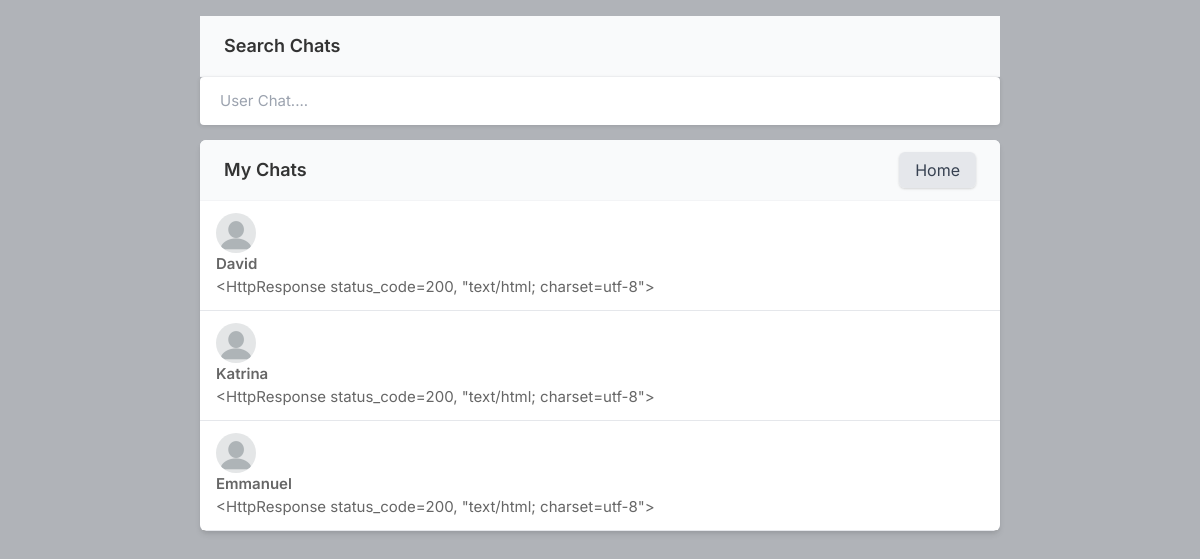
The page /view_chats (signed in) on the database its author committed.
### App/models.py (models this page shows)
class Profile(models.Model):
    user = models.ForeignKey(User, on_delete=models.CASCADE)
    id_user = models.IntegerField()
    nickname =models.CharField(max_length=500,blank=True)
    bio = models.TextField(max_length=500, blank=True)
    faculty = models.CharField(max_length=500, blank=True)
    profileimage = models.ImageField(upload_to='profileImage', default='blank.png')
    is_verified = models.BooleanField(default=False)
    def __str__(self):
        return self.user.username

### App/views.py (the view)
# urls.py: path("view_chats", views.view_chats, name="view_chats"),
def view_chats(request):
    users = Profile.objects.exclude(user=request.user)
    user = request.user
    for user_id in users:
        user_id =  user_id.id_user
        messages = Message.objects.filter(Q(senderId = user_id)|Q(receiverId = user_id))
        messages = HttpResponse(messages)
        print(messages)
    return render(request, 'view_chats.html', {'users': users, 'messages':messages})

### App/models.py (called while the page is built)
    def __str__(self):
        return str(self.message)

### templates/view_chats.html (shortened to what this page needs)
{% load static %}
<html lang="en">
<head>
    <link rel="stylesheet" href="{% static 'assets/css/icons.css' %}">
    <link rel="stylesheet" href="{% static 'assets/css/uikit.css' %}">
    <link rel="stylesheet" href="{% static 'assets/css/style.css' %}">
    <link rel="stylesheet" href="{% static 'font-awesome3/css/all.css' %}">
    <link rel="stylesheet" href="{% static 'assets/css/tailwind.css' %}">
    <link rel="stylesheet" href="{% static 'font-awesome3/css/all.css' %}">
</head>
<body>
    <div class="lg:w-8/12 m-auto mt-4">
        <div class="bg-gray-50  border-b border-gray-100 flex items-baseline justify-between py-4 px-6 ">
            <h4 class="font-semibold text-lg">Search Chats</h4>
        </div>
        <form action="search_chats" method="POST">
            <div class="left-side">
                <div style="display: flex;">
                    <input type="text" required name="user_chat" placeholder="User Chat....">
                </div>
            </div>
        </form>
        <div class="bg-white  shadow-md rounded-md overflow-hidden">
            <div class="bg-gray-50  border-b border-gray-100 flex items-baseline justify-between py-4 px-6 ">
                <h2 class="font-semibold text-lg">My Chats</h2>
                <a href="/"> <span class="btn btn-danger">Home</span></a>
            </div>
            {% for user in users reversed %}
            <div class="divide-gray-300 divide-gray-50 divide-opacity-50 divide-y px-4 ">
                <div class="flex items-center justify-between py-3">
                    <div class="flex flex-1 items-center space-x-4">
                        <div class="flex flex-col">
                            <a href="chat/{{user.id_user}}">
                                <img src="{{user.profileimage.url}}" class="bg-gray-200 rounded-full w-10 h-10">
                            </a>
                            <span class="block capitalize font-semibold"><a href="profile/{{user}}">{{user}}</a>
                            </span>
                            {{messages}}
                        </div>
                    </div>
                </div>
            </div>
            <hr style="background-color: black;">
            {% endfor %}
        </div>
    </div>
</body>
</html>

### static/assets/css/style.css (style rules this page uses)
body { background-color: #B0B3B8!important; }
input { height: 48px; line-height: 48px; padding: 0 20px; outline: none; font-size: 15px; color: #808080; max-width: 100%; width: 100%; -webkit-box-sizing: border-box; box-sizing: border-box; display: block; font-weight: 400; opacity: 1; border-radius: 4px; border: none; -webkit-box-shadow: 0 1px 4px 0px rgba(0, 0, 0, 0.12); box-shadow: 0 1px 4px 0px rgba(0, 0, 0, 0.12); }
input[type="text"], input[type="password"], input[type="email"], input[type="number"] { height: 48px; line-height: 48px; padding: 0 20px; outline: none; font-size: 15px; color: #808080; max-width: 100%; width: 100%; -webkit-box-sizing: border-box; box-sizing: border-box; display: block; font-weight: 400; opacity: 1; border-radius: 4px; border: none; -webkit-box-shadow: 0 1px 4px 0px rgba(0, 0, 0, 0.12); box-shadow: 0 1px 4px 0px rgba(0, 0, 0, 0.12); }
input { -webkit-transition: all 0.1s ease-in-out; transition: all 0.1s ease-in-out; }
::placeholder { color: #808080; opacity: 1; }
a { color: #be185d; -webkit-transition: 0.3s; transition: 0.3s; outline: none !important; }
img { max-width: 100%; }
body { color: #666; font-size: 15px; line-height: 27px; background-color: #f0f2f5; font-family: "Inter", sans-serif; text-transform: none; }
h1, h2, h3, h4, h5, h6 { font-family: "Inter", sans-serif; text-transform: none; }
input[type="text"], input[type="password"], input[type="email"] { font-family: "Inter", sans-serif; text-transform: none; }
h1, h2, h3, h4, h5, h6 { color: #333; font-weight: 500; margin: 0; padding: 0; }
h2 { font-size: 26px; }
h4 { font-size: 15px; }

### rows shown on the page
Profile: profileimage (placeholder picture), user.username "David", messages "<HttpResponse status_code=200, \"text/html; charset=utf-8\">"
Profile: profileimage (placeholder picture), user.username "Katrina", messages "<HttpResponse status_code=200, \"text/html; charset=utf-8\">"
Profile: profileimage (placeholder picture), user.username "Emmanuel", messages "<HttpResponse status_code=200, \"text/html; charset=utf-8\">"
